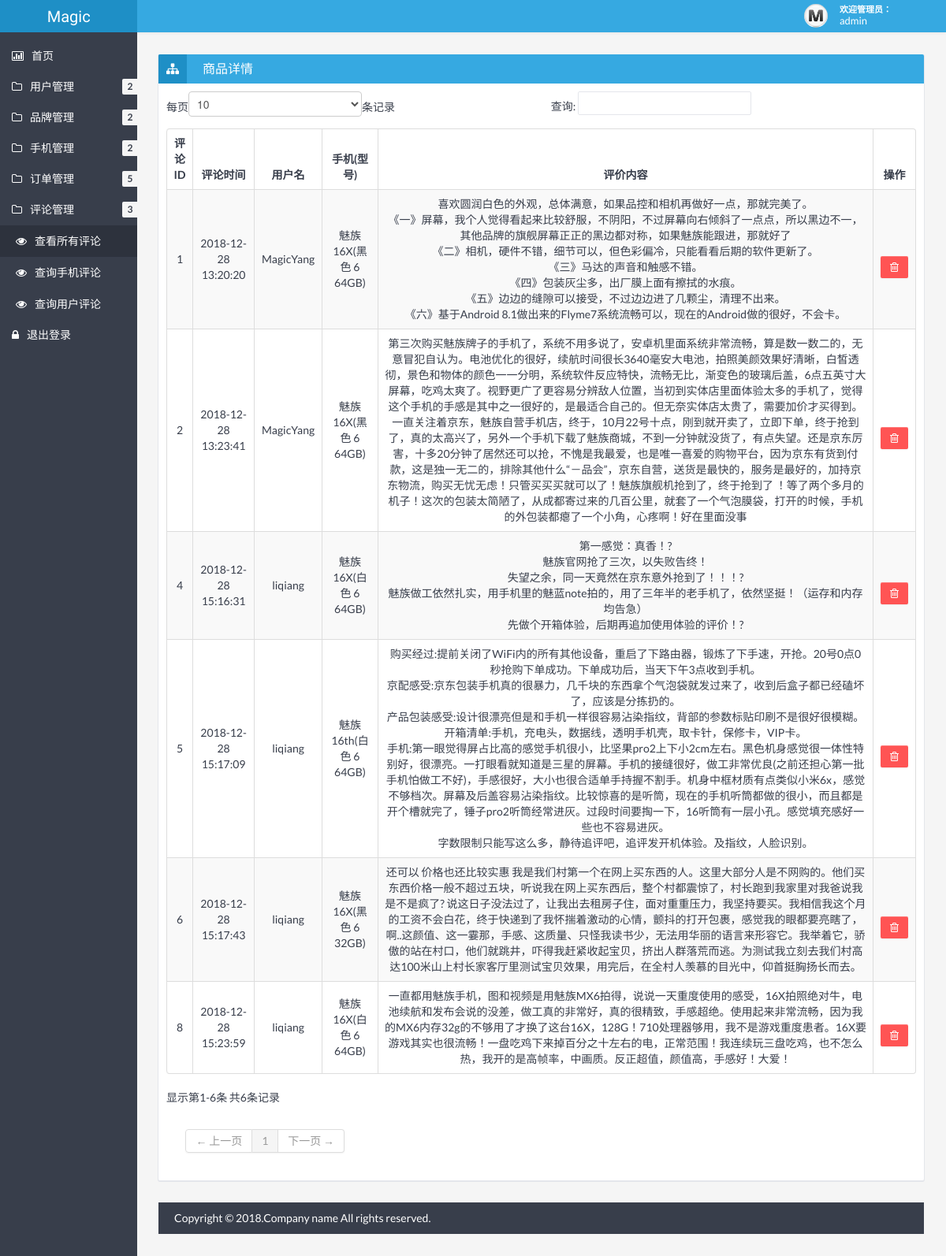
The app's page /admin/showComment.php (signed in) with its own data.
### tables this page shows
CREATE TABLE `user` (
  `uid` int(11) NOT NULL AUTO_INCREMENT COMMENT '用户id',
  `uname` varchar(20) DEFAULT NULL COMMENT '用户名',
  `password` varchar(20) DEFAULT NULL COMMENT '密码',
  `phone` varchar(13) DEFAULT NULL COMMENT '手机号',
  `email` varchar(30) DEFAULT NULL COMMENT '邮箱',
  `state` tinyint(4) DEFAULT '1' COMMENT '状态',
  `level` tinyint(4) DEFAULT '0' COMMENT '权限',
  PRIMARY KEY (`uid`)
);

CREATE TABLE `comment` (
  `ccid` int(11) NOT NULL AUTO_INCREMENT COMMENT '评论id',
  `gid` int(11) DEFAULT NULL COMMENT '商品id',
  `type` varchar(50) DEFAULT NULL COMMENT '商品型号',
  `ctime` datetime DEFAULT NULL COMMENT '评论时间',
  `uid` int(11) DEFAULT NULL COMMENT '用户id',
  `cInfo` mediumtext COMMENT '评论内容',
  `cImage` varchar(100) DEFAULT '/php/user/comment/default.png' COMMENT '评论图片',
  PRIMARY KEY (`ccid`),
  KEY `gid` (`gid`),
  KEY `uid` (`uid`),
  CONSTRAINT `comment_ibfk_1` FOREIGN KEY (`gid`) REFERENCES `goods` (`gid`),
  CONSTRAINT `comment_ibfk_2` FOREIGN KEY (`uid`) REFERENCES `user` (`uid`)
);

CREATE TABLE `goods` (
  `gid` int(11) NOT NULL AUTO_INCREMENT COMMENT '商品id',
  `gname` varchar(20) NOT NULL COMMENT '商品名称',
  `introduction` varchar(100) NOT NULL COMMENT '商品详情',
  `picture` varchar(100) NOT NULL DEFAULT '\\php\\admin\\img\\goods\\default.jpg' COMMENT '商品图片地址',
  `cid` int(11) NOT NULL COMMENT '商品类别',
  `type` mediumtext NOT NULL COMMENT '商品型号',
  PRIMARY KEY (`gid`)
);

### admin/checkLogin.php (called while the page is built, shortened)
<?php
	if(!isset($_SESSION["uid"])){
		echo '<script language="javascript">location.href="login.php"</script>';
	}else{
		$uid = $_SESSION['uid'];
    	$sql = 'select * from user where uid='.$uid;
    	$res = mysql_query($sql);
    	$row = mysql_fetch_array($res);
    	$username = $row['uname'];
	}
?>

### admin/showComment.php (the view, shortened to what this page needs)
<?php
include "checkLogin.php";
    $con = mysql_connect("118.89.24.240","php","123456");
    $sql = 'select * from comment';
    $pinglun = mysql_query($sql,$con);
    ?>
    <!DOCTYPE html>
    <html lang="en">
    <head>
    	<link href="css/bootstrap.min.css" rel="stylesheet" />
    	<link href="css/bootstrap-responsive.min.css" rel="stylesheet" />
    	<link href="css/style.min.css" rel="stylesheet" />
    	<link href="css/style-responsive.min.css" rel="stylesheet" />
    	<link href="css/retina.css" rel="stylesheet" />
	<meta http-equiv="Content-Type" content="text/html; charset=utf-8" /></head>
	<body>
		<?php include "header.php" ?>
		<div class="container-fluid-full">
		<div class="row-fluid">
		<?php include "banner.php" ?>
		<div id="content" class="span10">
		<div class="row-fluid">
		<div class="box span12">
		<div class="box-header" data-original-title="">
		<h2><i class="icon-sitemap"></i><span class="break"></span>商品详情</h2>
		</div>
		<div class="box-content">
		<table class="table table-striped table-bordered bootstrap-datatable datatable">
		<thead>
		<tr>
		<th style="text-align:center;">评论ID</th>
		<th style="text-align:center;">评论时间</th>
		<th style="text-align:center;">用户名</th>
		<th style="text-align:center;">手机(型号)</th>
		<th style="text-align:center;">评价内容</th>
		<th style="text-align:center;">操作</th>
		</tr>
		</thead>
		<tbody>
		<?php
		while ($row = mysql_fetch_assoc($pinglun)){
			$uid = $row['uid'];
			$sqls = 'select * from user where uid = '.$uid;
			$ress = mysql_query($sqls);
			$shaqingkuang = mysql_fetch_assoc($ress);
			$uname = $shaqingkuang['uname'];
			$gid = $row['gid'];
			$sqls = 'select * from goods where gid = '.$gid;
			$ress = mysql_query($sqls);
			$shaqingkuang = mysql_fetch_assoc($ress);
			$gname = $shaqingkuang['gname'];
			$ccid = $row['ccid'];
			$ctime = $row['ctime'];
			$type = $row['type'];
			$cInfo = $row['cInfo'];
			echo '
			<tr>
			<td style="text-align:center;vertical-align:middle;" class="center">'.$ccid.'</td>
			<td style="text-align:center;vertical-align:middle;" class="center">'.$ctime.'</td>
			<td style="text-align:center;vertical-align:middle;" class="center">'.$uname.'</td>
			<td style="text-align:center;vertical-align:middle;" class="center">'.$gname.'('.$type.')</td>
			<td style="text-align:center;vertical-align:middle;" class="center">'.$cInfo.'</td>
			<td style="text-align:center;vertical-align:middle;" class="center">
			</a>&nbsp;&nbsp;&nbsp;&nbsp;&nbsp;
			<a class="btn btn-danger" href="showComment.php?method=del&ccid='.$ccid.'">
			<i class="icon-trash "></i>
			</a>
			</td>
			</tr>
			';
		}?>
	</tbody>
</table>
</div>
</div>
</div>
<?php include "footer.php" ?>
</div>
</body>
</html>

### admin/header.php
<?php
	echo '
	<div class="navbar">
		<div class="navbar-inner">
			<div class="container-fluid">
				<a class="btn btn-navbar" data-toggle="collapse" data-target=".top-nav.nav-collapse,.sidebar-nav.nav-collapse">
					<span class="icon-bar"></span>
					<span class="icon-bar"></span>
					<span class="icon-bar"></span>
				</a>
				<div class="row-fluid">
				<a class="brand span2" href="index.php"><span>Magic</span></a>
				</div>
				<div class="nav-no-collapse header-nav">
					<ul class="nav pull-right">
						<li class="dropdown">
							<a class="btn account dropdown-toggle" data-toggle="dropdown" href="#">
								<div class="avatar"><img src="/php/admin/img/avatar.jpg" alt="Avatar" /></div>
								<div class="user">
									<span class="hello">欢迎管理员：&nbsp;&nbsp;&nbsp;&nbsp;&nbsp;&nbsp;&nbsp;&nbsp;&nbsp;</span>
									<span class="name">'.$username.'</span>
								</div>
							</a>
							<ul class="dropdown-menu">
								<li class="dropdown-menu-title">
								</li>
								<li><a href="login.php?method=del"><i class="icon-off"></i> 退出登录</a></li>
							</ul>
						</li>
					</ul>
				</div>
			</div>
		</div>
	</div>
	';
 ?>

### admin/css/halflings.css (style rules this page uses)
html, html .halflings { -webkit-font-smoothing: antialiased !important; }

### records on screen
user: uname "admin"
comment: ccid "1", ctime "2018-12-28 13:20:20", uid.uname "MagicYang", gid.gname "魅族16X", type "黑色 6 64GB", cInfo "喜欢圆润白色的外观，总体满意，如果品控和相机再做好一点，那就完美了。 《一》屏幕，我个人觉得看起来比较舒服，不阴阳，不过屏幕向右倾斜了一点点，所以黑边不一，其他品牌的旗舰屏幕正正的黑边都对称，如果魅族能跟进，那就好了 《二》相机，硬件不错，细节可以，但色彩偏冷，只能看看后期的软件更新了。 《三》马达的声音和触感不错。 《四》包装灰尘多，出厂膜上面有擦拭的水痕。 《五》边边的缝隙可以接受，不过边边进了几颗尘，清理不出来。 《六》基于Android 8.1做出来的Flyme7系统流畅可以，现在的Android做的很好，不会卡。"
comment: ccid "2", ctime "2018-12-28 13:23:41", uid.uname "MagicYang", gid.gname "魅族16X", type "黑色 6 64GB", cInfo "第三次购买魅族牌子的手机了，系统不用多说了，安卓机里面系统非常流畅，算是数一数二的，无意冒犯自认为。电池优化的很好，续航时间很长3640毫安大电池，拍照美颜效果好清晰，白皙透彻，景色和物体的颜色一一分明，系统软件反应特快，流畅无比，渐变色的玻璃后盖，6点五英寸大屏幕，吃鸡太爽了。视野更广了更容易分辨敌人位置，当初到实体店里面体验太多的手机了，觉得这个手机的手感是其中之一很好的，是最适合自己的。但无奈实体店太贵了，需要加价才买得到。一直关注着京东，魅族自营手机店，终于，10月22号十点，刚到就开卖了，立即下单，终于抢到了，真的太高兴了，另外一个手机下载了魅族商城，不到一分钟就没货了，有点失望。还是京东厉害，十多20分钟了居然还可以抢，不愧是我最爱，也是唯一喜爱的购物平台，因为京东有货到付款，这是独一无二的，排除其他什么“－品会”，京东自营，送货是最快的，服务是最好的，加持京东物流，购买无忧无虑！只管买买买就可以了！魅族旗舰机抢到了，终于抢到了 ！等了两个多月的机子！这次的包装太简陋了，从成都寄过来的几百公里，就套了一个气泡膜袋，打开的时候，手机的外包装都瘪了一个小角，心疼啊！好在里面没事"
comment: ccid "4", ctime "2018-12-28 15:16:31", uid.uname "liqiang", gid.gname "魅族16X", type "白色 6 64GB", cInfo "第一感觉：真香！? 魅族官网抢了三次，以失败告终！ 失望之余，同一天竟然在京东意外抢到了！！！? 魅族做工依然扎实，用手机里的魅蓝note拍的，用了三年半的老手机了，依然坚挺！（运存和内存均告急） 先做个开箱体验，后期再追加使用体验的评价！?"
comment: ccid "5", ctime "2018-12-28 15:17:09", uid.uname "liqiang", gid.gname "魅族16th", type "白色 6 64GB", cInfo "购买经过:提前关闭了WiFi内的所有其他设备，重启了下路由器，锻炼了下手速，开抢。20号0点0秒抢购下单成功。下单成功后，当天下午3点收到手机。 京配感受:京东包装手机真的很暴力，几千块的东西拿个气泡袋就发过来了，收到后盒子都已经磕坏了，应该是分拣扔的。 产品包装感受:设计很漂亮但是和手机一样很容易沾染指纹，背部的参数标贴印刷不是很好很模糊。 开箱清单:手机，充电头，数据线，透明手机壳，取卡针，保修卡，VIP卡。 手机:第一眼觉得屏占比高的感觉手机很小，比坚果pro2上下小2cm左右。黑色机身感觉很一体性特别好，很漂亮。一打眼看就知道是三星的屏幕。手机的接缝很好，做工非常优良(之前还担心第一批手机怕做工不好)，手感很好，大小也很合适单手持握不割手。机身中框材质有点类似小米6x，感觉不够档次。屏幕及后盖容易沾染指纹。比较惊喜的是听筒，现在的手机听筒都做的很小，而且都是开个槽就完了，锤子pro2听筒经常进灰。过段时间要掏一下，16听筒有一层小孔。感觉填充感好一些也不容易进灰。 字数限制只能写这么多，静待追评吧，追评发开机体验。及指纹，人脸识别。"
comment: ccid "6", ctime "2018-12-28 15:17:43", uid.uname "liqiang", gid.gname "魅族16X", type "黑色 6 32GB", cInfo "还可以 价格也还比较实惠 我是我们村第一个在网上买东西的人。这里大部分人是不网购的。他们买东西价格一般不超过五块，听说我在网上买东西后，整个村都震惊了，村长跑到我家里对我爸说我是不是疯了? 说这日子没法过了，让我出去租房子住，面对重重压力，我坚持要买。我相信我这个月的工资不会白花，终于快递到了我怀揣着激动的心情，颤抖的打开包裹，感觉我的眼都要亮瞎了，啊..这颜值、这一霎那，手感、这质量、只怪我读书少，无法用华丽的语言来形容它。我举着它，骄傲的站在村口，他们就跳井，吓得我赶紧收起宝贝，挤出人群落荒而逃。为测试我立刻去我们村高达100米山上村长家客厅里测试宝贝效果，用完后，在全村人羡慕的目光中，仰首挺胸扬长而去。"
comment: ccid "8", ctime "2018-12-28 15:23:59", uid.uname "liqiang", gid.gname "魅族16X", type "白色 6 64GB", cInfo "一直都用魅族手机，图和视频是用魅族MX6拍得，说说一天重度使用的感受，16X拍照绝对牛，电池续航和发布会说的没差，做工真的非常好，真的很精致，手感超绝。使用起来非常流畅，因为我的MX6内存32g的不够用了才换了这台16X，128G！710处理器够用，我不是游戏重度患者。16X要游戏其实也很流畅！一盘吃鸡下来掉百分之十左右的电，正常范围！我连续玩三盘吃鸡，也不怎么热，我开的是高帧率，中画质。反正超值，颜值高，手感好！大爱！"
